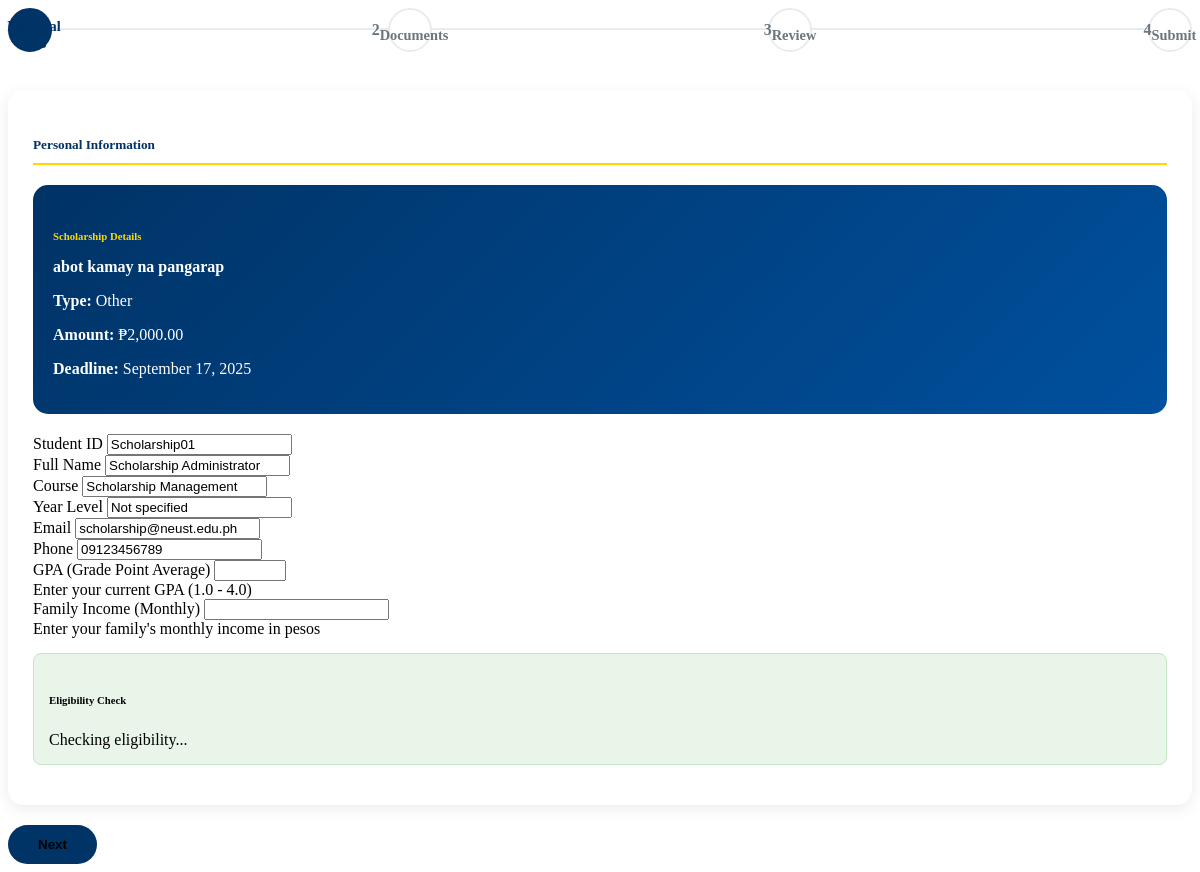
Page /load_application_form.php?scholarship_id=16 (signed in) on the committed database.
### tables this page shows
CREATE TABLE `scholarships` (
  `id` int(11) NOT NULL,
  `name` varchar(255) NOT NULL,
  `type` varchar(100) DEFAULT 'Academic',
  `description` text NOT NULL,
  `eligibility` text NOT NULL,
  `amount` decimal(10,2) DEFAULT 0.00,
  `requirements` text DEFAULT NULL,
  `documents_required` text DEFAULT NULL,
  `max_applicants` int(11) DEFAULT 0,
  `current_applicants` int(11) DEFAULT 0,
  `created_by` varchar(50) DEFAULT NULL,
  `deadline` date NOT NULL,
  `created_at` timestamp NOT NULL DEFAULT current_timestamp(),
  `updated_at` timestamp NOT NULL DEFAULT current_timestamp() ON UPDATE current_timestamp(),
  `status` varchar(20) NOT NULL DEFAULT 'pending'
);

CREATE TABLE `users` (
  `user_id` varchar(50) NOT NULL,
  `first_name` varchar(50) NOT NULL,
  `middle_name` varchar(50) DEFAULT NULL,
  `last_name` varchar(50) NOT NULL,
  `birth_date` date NOT NULL,
  `nationality` varchar(50) NOT NULL,
  `religion` varchar(50) NOT NULL,
  `biological_sex` varchar(10) NOT NULL,
  `email` varchar(100) NOT NULL,
  `phone` varchar(20) NOT NULL,
  `current_address` varchar(255) NOT NULL,
  `permanent_address` varchar(255) NOT NULL,
  `role` varchar(20) NOT NULL,
  `password_hash` varchar(255) NOT NULL,
  `mother_name` varchar(50) NOT NULL,
  `mother_work` varchar(50) NOT NULL,
  `mother_contact` varchar(20) NOT NULL,
  `father_name` varchar(50) NOT NULL,
  `father_work` varchar(50) NOT NULL,
  `father_contact` varchar(20) NOT NULL,
  `siblings_count` int(11) NOT NULL,
  `unit` varchar(50) DEFAULT NULL,
  `last_login` datetime DEFAULT NULL,
  `date_registered` datetime DEFAULT current_timestamp(),
  `profile_picture` varchar(255) DEFAULT NULL,
  `status` enum('Active','Inactive') NOT NULL DEFAULT 'Inactive',
  `year` int(11) DEFAULT NULL,
  `section` varchar(10) DEFAULT NULL,
  `course` varchar(100) DEFAULT NULL,
  `department` varchar(100) DEFAULT NULL,
  `gpa` decimal(3,2) DEFAULT NULL,
  `family_income` decimal(12,2) DEFAULT NULL
);

### load_application_form.php (the view, shortened to what this page needs)
<?php
require_once 'config.php';
$user_id = $_SESSION['user_id'];
$scholarship_id = intval($_GET['scholarship_id']);
$scholarship_sql = "SELECT * FROM scholarships WHERE id = ? AND status = 'active'";
$scholarship_stmt = $conn->prepare($scholarship_sql);
$scholarship_stmt->bind_param("i", $scholarship_id);
$scholarship_stmt->execute();
$scholarship_result = $scholarship_stmt->get_result();
$scholarship = $scholarship_result->fetch_assoc();
$user_sql = "SELECT * FROM users WHERE user_id = ?";
$user_stmt = $conn->prepare($user_sql);
$user_stmt->bind_param("s", $user_id);
$user_stmt->execute();
$user_result = $user_stmt->get_result();
$user = $user_result->fetch_assoc();
?>
<div class="stepper">
    <div class="step active" data-step="1">
        <span>1</span>
        <div class="step-label">Personal Info</div>
    </div>
    <div class="step" data-step="2">
        <span>2</span>
        <div class="step-label">Documents</div>
    </div>
    <div class="step" data-step="3">
        <span>3</span>
        <div class="step-label">Review</div>
    </div>
    <div class="step" data-step="4">
        <span>4</span>
        <div class="step-label">Submit</div>
    </div>
</div>
<div class="progress mb-4" style="height: 8px;">
</div>
<div class="step-content active" id="step1">
    <div class="form-section">
        <h5><i class="fas fa-user"></i> Personal Information</h5>
        <div class="scholarship-summary">
            <h6><i class="fas fa-graduation-cap"></i> Scholarship Details</h6>
            <p><strong><?= htmlspecialchars($scholarship['name']) ?></strong></p>
            <p><strong>Type:</strong> <?= htmlspecialchars($scholarship['type']) ?></p>
            <p><strong>Amount:</strong> ₱<?= number_format($scholarship['amount'], 2) ?></p>
            <p><strong>Deadline:</strong> <?= date("F j, Y", strtotime($scholarship['deadline'])) ?></p>
        </div>
        <div class="row">
            <div class="col-md-6">
                <div class="mb-3">
                    <label class="form-label">Student ID</label>
                    <input type="text" class="form-control" value="<?= htmlspecialchars($user['user_id']) ?>" readonly>
                </div>
            </div>
            <div class="col-md-6">
                <div class="mb-3">
                    <label class="form-label">Full Name</label>
                    <input type="text" class="form-control" value="<?= htmlspecialchars($user['first_name'] . ' ' . ($user['middle_name'] ? $user['middle_name'] . ' ' : '') . $user['last_name']) ?>" readonly>
                </div>
            </div>
        </div>
        <div class="row">
            <div class="col-md-6">
                <div class="mb-3">
                    <label class="form-label">Course</label>
                    <input type="text" class="form-control" value="<?= htmlspecialchars($user['course'] ?? 'Not specified') ?>" readonly>
                </div>
            </div>
            <div class="col-md-6">
                <div class="mb-3">
                    <label class="form-label">Year Level</label>
                    <input type="text" class="form-control" value="<?= htmlspecialchars($user['year_level'] ?? 'Not specified') ?>" readonly>
                </div>
            </div>
        </div>
        <div class="row">
            <div class="col-md-6">
                <div class="mb-3">
                    <label class="form-label">Email</label>
                    <input type="email" class="form-control" value="<?= htmlspecialchars($user['email']) ?>" readonly>
                </div>
            </div>
            <div class="col-md-6">
                <div class="mb-3">
                    <label class="form-label">Phone</label>
                    <input type="text" class="form-control" value="<?= htmlspecialchars($user['phone'] ?? 'Not specified') ?>" readonly>
                </div>
            </div>
        </div>
        <div class="row">
            <div class="col-md-6">
                <div class="mb-3">
                    <label class="form-label">GPA (Grade Point Average)</label>
                    <input type="number" class="form-control" id="gpa" name="gpa" step="0.01" min="1.0" max="4.0"
                           value="<?= htmlspecialchars($user['gpa'] ?? '') ?>" required>
                    <div class="form-text">Enter your current GPA (1.0 - 4.0)</div>
                </div>
            </div>
            <div class="col-md-6">
                <div class="mb-3">
                    <label class="form-label">Family Income (Monthly)</label>
                    <input type="number" class="form-control" id="family_income" name="family_income"
                           value="<?= htmlspecialchars($user['family_income'] ?? '') ?>" required>
                    <div class="form-text">Enter your family's monthly income in pesos</div>
                </div>
            </div>
        </div>
        <div class="eligibility-check" id="eligibilityCheck">
            <h6><i class="fas fa-check-circle"></i> Eligibility Check</h6>
            <div id="eligibilityStatus">Checking eligibility...</div>
        </div>
    </div>
    <div class="text-end">
        <button type="button" class="btn btn-primary" onclick="nextStep()">
            Next <i class="fas fa-arrow-right"></i>
        </button>
    </div>
</div>

### load_application_form.php (style rules this page uses)
.stepper { display: flex; justify-content: space-between; margin-bottom: 30px; position: relative; }
.stepper::before { content: ''; position: absolute; top: 20px; left: 0; right: 0; height: 2px; background: #e9ecef; z-index: 1; }
.step { position: relative; z-index: 2; background: var(--neust-white); border: 2px solid #e9ecef; border-radius: 50%; width: 40px; height: 40px; display: flex; align-items: center; justify-content: center; font-weight: 600; color: #6c757d; transition: all 0.3s ease; }
.step.active { border-color: var(--neust-blue); background: var(--neust-blue); color: var(--neust-white); }
.step-label { text-align: center; margin-top: 10px; font-size: 0.9rem; color: #6c757d; }
.step.active .step-label { color: var(--neust-blue); font-weight: 600; }
.step-content { display: none; }
.step-content.active { display: block; }
.form-section { background: var(--neust-white); padding: 25px; border-radius: 15px; box-shadow: 0 4px 15px rgba(0,0,0,0.08); margin-bottom: 20px; }
.form-section h5 { color: var(--neust-blue); border-bottom: 2px solid var(--neust-gold); padding-bottom: 10px; margin-bottom: 20px; }
.btn-primary { background: var(--neust-blue); border: none; padding: 12px 30px; border-radius: 25px; font-weight: 600; transition: all 0.3s ease; }
.scholarship-summary { background: linear-gradient(135deg, var(--neust-blue), var(--neust-light-blue)); color: var(--neust-white); padding: 20px; border-radius: 15px; margin-bottom: 20px; }
.scholarship-summary h6 { color: var(--neust-gold); margin-bottom: 15px; }
.eligibility-check { background: #e8f5e8; border: 1px solid #c3e6c3; border-radius: 8px; padding: 15px; margin: 15px 0; }

### rows in the picture
scholarships: name "abot kamay na pangarap", type "Other", amount "2,000.00", deadline "September 17, 2025"
users: user_id "Scholarship01", first_name+middle_name+last_name "Scholarship Administrator", course "Scholarship Management", email "scholarship@neust.edu.ph", phone "09123456789"
